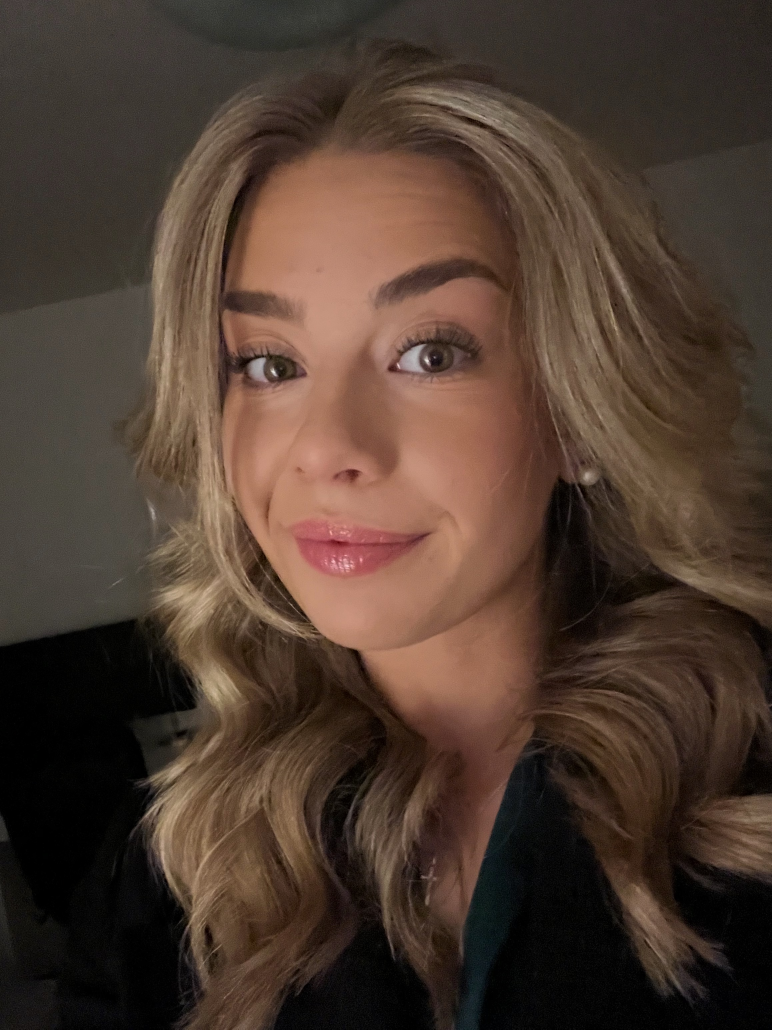
#> input picture frontend/src/assets/test_cameraimage.JPG, 2316 x 3088 px (shown at 1/3 size)
$ python -i img_services.py   (imports and definitions only)
#> lines starting #> are read from the running program, lines starting #| are printed output that depends on the picture
import base64
from io import BytesIO
from PIL import Image
import cv2
import numpy as np


def decode_image_to_bgr(image_data_url: str) -> tuple[bytes, np.ndarray]:
    """Avkodar en data-URL och ger tillbaka bildbytes och en BGR-array.

    Bildbytes används när originalbilden ska sparas i databasen.
    BGR-arrayen används som indata till DeepFace.
    """
    # Data-URL:en består av en header och Base64-kodade bilddata.
    # split(",", 1) delar bara vid det första kommatecknet.
    _, b64data = image_data_url.split(",", 1)

    # Base64-texten görs om till de ursprungliga JPEG-bytesen.
    img_bytes = base64.b64decode(b64data)

    # PIL öppnar bytesen som en bild. RGB säkerställer tre färgkanaler.
    pil_img = Image.open(BytesIO(img_bytes)).convert("RGB")

    # NumPy ger en array av bildens pixlar.
    rgb = np.array(pil_img)

    # DeepFace förväntar sig en NumPy-bild i BGR-ordning.
    # Samma konvertering används vid både registrering och sökning.
    bgr = cv2.cvtColor(rgb, cv2.COLOR_RGB2BGR)

    return img_bytes, bgr

>>> import cv2
>>> picture = cv2.imread('../../frontend/src/assets/test_cameraimage.JPG', cv2.IMREAD_GRAYSCALE)
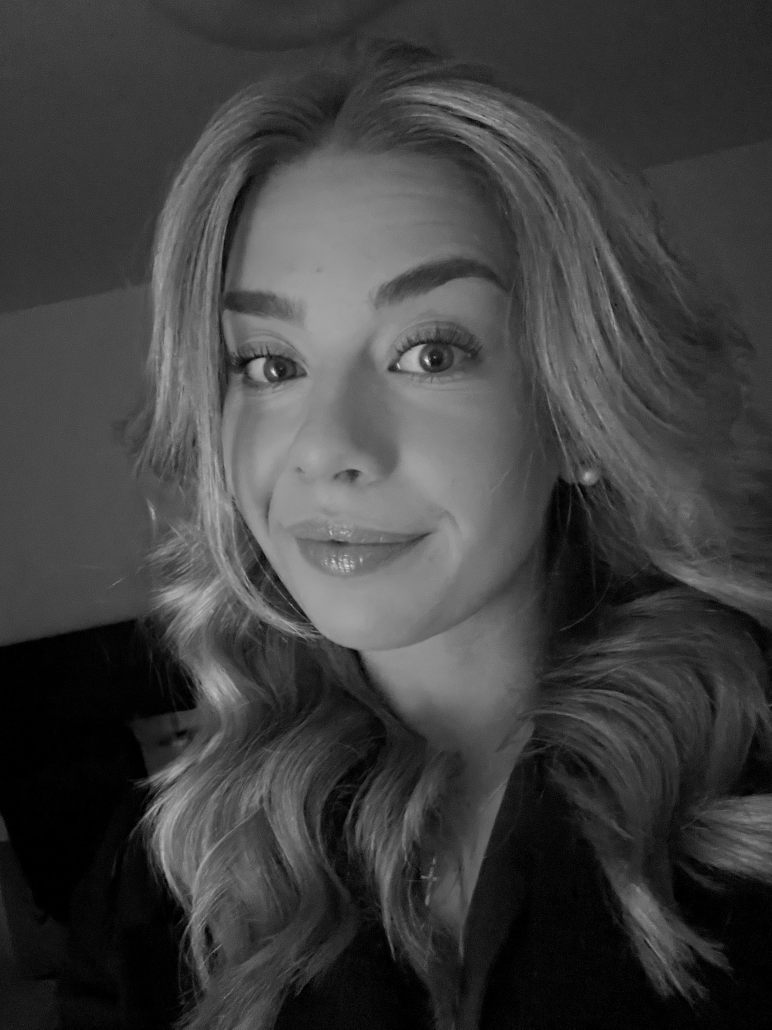
#> picture: shape (3088, 2316) (shown at 1/3 size); min 0, max 240, mean 63.7
#> (the run stopped early here; a loop or call above may not have finished)
